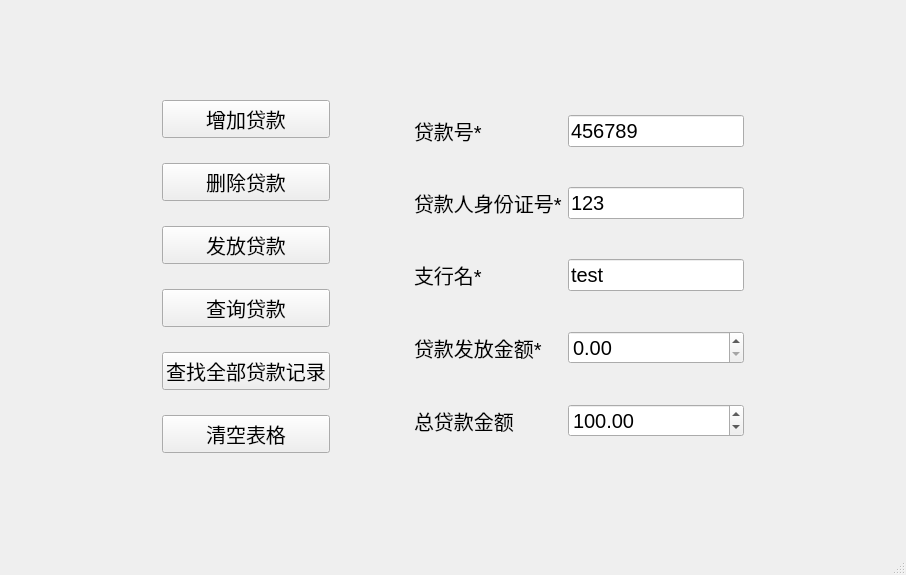
<?xml version="1.0" encoding="UTF-8"?>
<ui version="4.0">
 <class>loan</class>
 <widget class="QMainWindow" name="loan">
  <property name="geometry">
   <rect>
    <x>0</x>
    <y>0</y>
    <width>906</width>
    <height>575</height>
   </rect>
  </property>
  <property name="windowTitle">
   <string>贷款管理</string>
  </property>
  <property name="windowIcon">
   <iconset resource="res.qrc">
    <normaloff>:/icons/images/mysql.png</normaloff>:/icons/images/mysql.png</iconset>
  </property>
  <widget class="QWidget" name="centralwidget">
   <layout class="QGridLayout" name="gridLayout_3">
    <item row="0" column="1">
     <spacer name="verticalSpacer">
      <property name="orientation">
       <enum>Qt::Vertical</enum>
      </property>
      <property name="sizeHint" stdset="0">
       <size>
        <width>20</width>
        <height>40</height>
       </size>
      </property>
     </spacer>
    </item>
    <item row="1" column="0">
     <spacer name="horizontalSpacer_2">
      <property name="orientation">
       <enum>Qt::Horizontal</enum>
      </property>
      <property name="sizeHint" stdset="0">
       <size>
        <width>95</width>
        <height>20</height>
       </size>
      </property>
     </spacer>
    </item>
    <item row="1" column="1">
     <layout class="QGridLayout" name="gridLayout_2">
      <item row="0" column="0">
       <layout class="QVBoxLayout" name="verticalLayout">
        <item>
         <widget class="QPushButton" name="btnAdd">
          <property name="font">
           <font>
            <pointsize>15</pointsize>
           </font>
          </property>
          <property name="text">
           <string>增加贷款</string>
          </property>
         </widget>
        </item>
        <item>
         <widget class="QPushButton" name="btnDel">
          <property name="font">
           <font>
            <pointsize>15</pointsize>
           </font>
          </property>
          <property name="text">
           <string>删除贷款</string>
          </property>
         </widget>
        </item>
        <item>
         <widget class="QPushButton" name="btnRel">
          <property name="font">
           <font>
            <pointsize>15</pointsize>
           </font>
          </property>
          <property name="text">
           <string>发放贷款</string>
          </property>
         </widget>
        </item>
        <item>
         <widget class="QPushButton" name="btnSearch">
          <property name="font">
           <font>
            <pointsize>15</pointsize>
           </font>
          </property>
          <property name="text">
           <string>查询贷款</string>
          </property>
         </widget>
        </item>
        <item>
         <widget class="QPushButton" name="btnSearchAll">
          <property name="font">
           <font>
            <pointsize>15</pointsize>
           </font>
          </property>
          <property name="text">
           <string>查找全部贷款记录</string>
          </property>
         </widget>
        </item>
        <item>
         <widget class="QPushButton" name="btnClear">
          <property name="font">
           <font>
            <pointsize>15</pointsize>
           </font>
          </property>
          <property name="text">
           <string>清空表格</string>
          </property>
         </widget>
        </item>
       </layout>
      </item>
      <item row="0" column="1">
       <spacer name="horizontalSpacer">
        <property name="orientation">
         <enum>Qt::Horizontal</enum>
        </property>
        <property name="sizeHint" stdset="0">
         <size>
          <width>78</width>
          <height>392</height>
         </size>
        </property>
       </spacer>
      </item>
      <item row="0" column="2">
       <layout class="QGridLayout" name="gridLayout">
        <item row="3" column="0">
         <widget class="QLabel" name="laRelAmount">
          <property name="font">
           <font>
            <pointsize>15</pointsize>
           </font>
          </property>
          <property name="text">
           <string>贷款发放金额*</string>
          </property>
         </widget>
        </item>
        <item row="0" column="1">
         <widget class="QLineEdit" name="txtLoanId">
          <property name="font">
           <font>
            <pointsize>15</pointsize>
           </font>
          </property>
          <property name="text">
           <string>456789</string>
          </property>
         </widget>
        </item>
        <item row="2" column="0">
         <widget class="QLabel" name="laBank">
          <property name="font">
           <font>
            <pointsize>15</pointsize>
           </font>
          </property>
          <property name="text">
           <string>支行名*</string>
          </property>
         </widget>
        </item>
        <item row="2" column="1">
         <widget class="QLineEdit" name="txtBankName">
          <property name="font">
           <font>
            <pointsize>15</pointsize>
           </font>
          </property>
          <property name="text">
           <string>test</string>
          </property>
         </widget>
        </item>
        <item row="4" column="1">
         <widget class="QDoubleSpinBox" name="spLoanAmount">
          <property name="font">
           <font>
            <pointsize>15</pointsize>
           </font>
          </property>
          <property name="maximum">
           <double>1000000000000.000000000000000</double>
          </property>
          <property name="value">
           <double>100.000000000000000</double>
          </property>
         </widget>
        </item>
        <item row="4" column="0">
         <widget class="QLabel" name="laLoanAmount">
          <property name="font">
           <font>
            <pointsize>15</pointsize>
           </font>
          </property>
          <property name="text">
           <string>总贷款金额</string>
          </property>
         </widget>
        </item>
        <item row="3" column="1">
         <widget class="QDoubleSpinBox" name="spRelAmount">
          <property name="font">
           <font>
            <pointsize>15</pointsize>
           </font>
          </property>
          <property name="maximum">
           <double>10000000.000000000000000</double>
          </property>
         </widget>
        </item>
        <item row="1" column="1">
         <widget class="QLineEdit" name="txtUserId">
          <property name="font">
           <font>
            <pointsize>15</pointsize>
           </font>
          </property>
          <property name="text">
           <string>123</string>
          </property>
         </widget>
        </item>
        <item row="1" column="0">
         <widget class="QLabel" name="laUserId">
          <property name="font">
           <font>
            <pointsize>15</pointsize>
           </font>
          </property>
          <property name="text">
           <string>贷款人身份证号*</string>
          </property>
         </widget>
        </item>
        <item row="0" column="0">
         <widget class="QLabel" name="laLoanId">
          <property name="font">
           <font>
            <pointsize>15</pointsize>
           </font>
          </property>
          <property name="text">
           <string>贷款号*</string>
          </property>
         </widget>
        </item>
       </layout>
      </item>
     </layout>
    </item>
    <item row="1" column="2">
     <spacer name="horizontalSpacer_3">
      <property name="orientation">
       <enum>Qt::Horizontal</enum>
      </property>
      <property name="sizeHint" stdset="0">
       <size>
        <width>50</width>
        <height>20</height>
       </size>
      </property>
     </spacer>
    </item>
    <item row="2" column="1">
     <spacer name="verticalSpacer_2">
      <property name="orientation">
       <enum>Qt::Vertical</enum>
      </property>
      <property name="sizeHint" stdset="0">
       <size>
        <width>20</width>
        <height>48</height>
       </size>
      </property>
     </spacer>
    </item>
   </layout>
  </widget>
  <widget class="QMenuBar" name="menubar">
   <property name="geometry">
    <rect>
     <x>0</x>
     <y>0</y>
     <width>906</width>
     <height>26</height>
    </rect>
   </property>
  </widget>
  <widget class="QStatusBar" name="statusBar"/>
 </widget>
 <resources>
  <include location="res.qrc"/>
 </resources>
 <connections/>
</ui>
